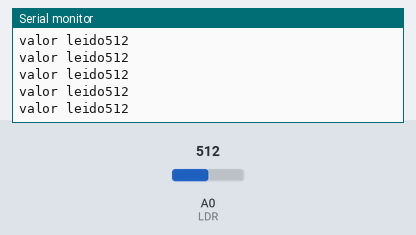
A sketch run on a simulated Arduino Uno, built with avr-gcc and run on an emulated ATmega328P. Parts: the last lines printed to the serial monitor. Inputs (shaded band) come from the test bench; at power-on: A0 (LDR) = 512.

Above: at 1.2 s.
1.3 s: A0 (LDR) set to 716
At 1.56 s:
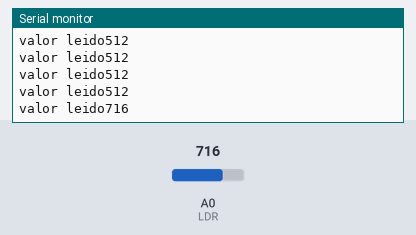
2.8 s: A0 (LDR) set to 900
At 2.96 s:
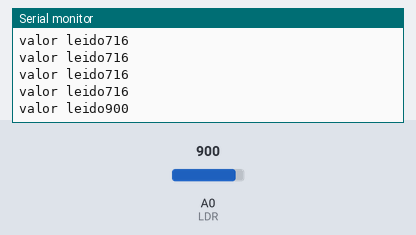
Timing chart, 0 to 5.8 s (numbered marks = the images above; inputs shaded):
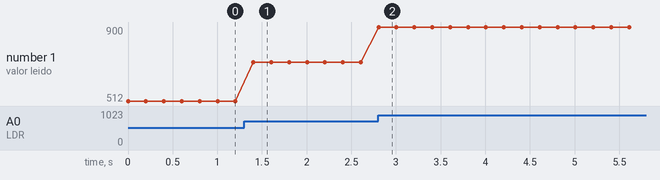

Measured:
- after the input at 1.3 s, the serial monitor: prints a new line after 0.10 s (image 1)
- after the input at 2.8 s, the serial monitor: prints a new line at once (image 2)
- plotted number 1: 512 → 716 after the input at 1.3 s, 716 → 900 after the input at 2.8 s

The sketch:

P19_Fotosensor.ino
```cpp
int LDR =A0;


void setup() {
  // put your setup code here, to run once:
  Serial.begin(9600);


}
int valor;
void loop() {
  // put your main code here, to run repeatedly:
  valor= analogRead(LDR);

  Serial.println("valor leido"+ String(valor));
  delay(200);

}
```
